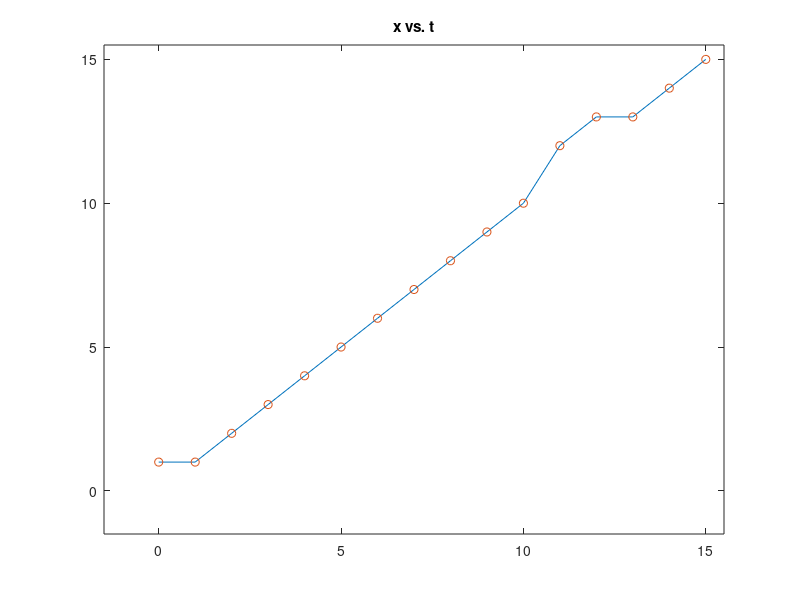
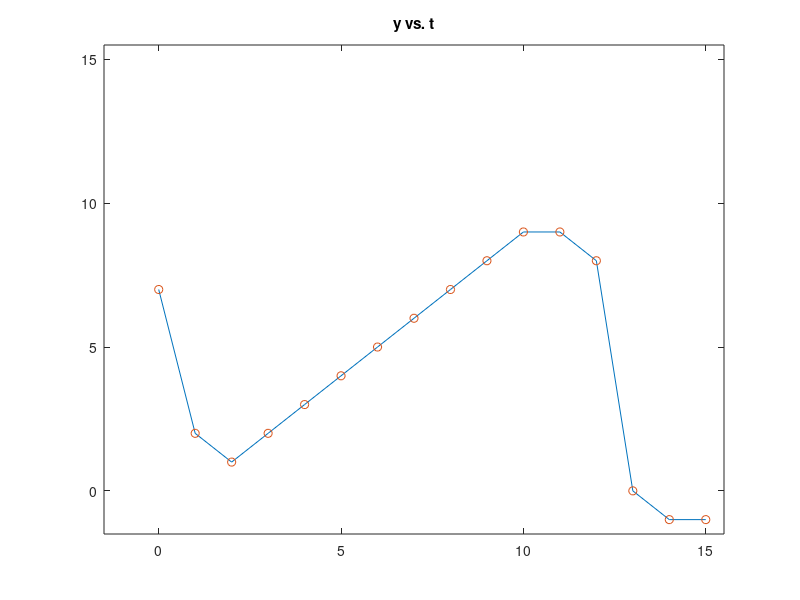
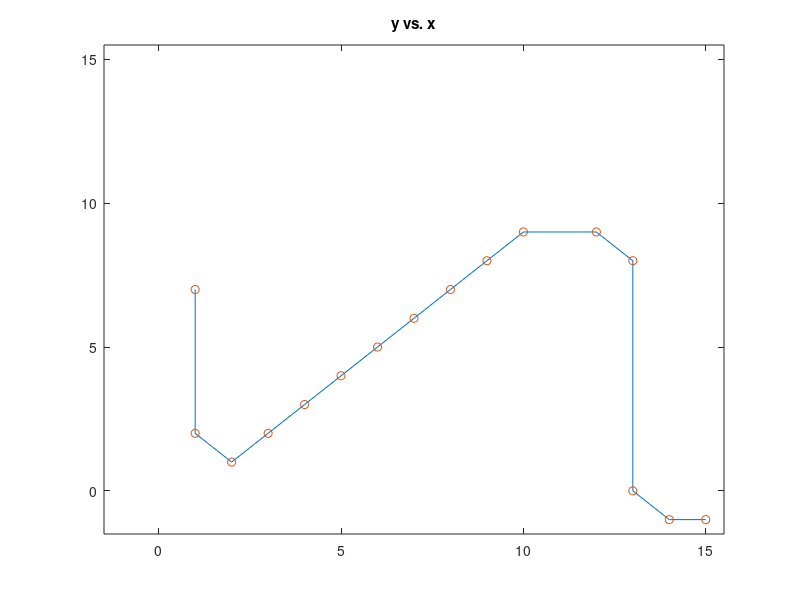

These figures' MATLAB source, in order:
%points = [0 0; 1 0; 1 1; 0 1; 0 2; 1 2];
%x = points(:,1);
%y = points(:,2);
t = 0:15;
x = [1 1 2 3 4 5 6 7 8 9 10 12 13 13 14 15];
y = [7 2 1 2 3 4 5 6 7 8  9  9  8  0 -1 -1];
%xx = 0:.25:10;
%yy = spline(x,y,xx);
%plot(x,y,'o',xx,yy)

%plot(x,y,x,y,'o');
%axis([-1.5 15.5 -1.5 15.5]);
%title('Waypoints for N-Point example');

figure;
plot(t,x,t,x,'o');
title('x vs. t');
axis([-1.5 15.5 -1.5 15.5]);

figure;
plot(t,y,t,y,'o');
title('y vs. t');
axis([-1.5 15.5 -1.5 15.5]);

figure;
plot(x,y,x,y,'o');
title('y vs. x');
axis([-1.5 15.5 -1.5 15.5]);
